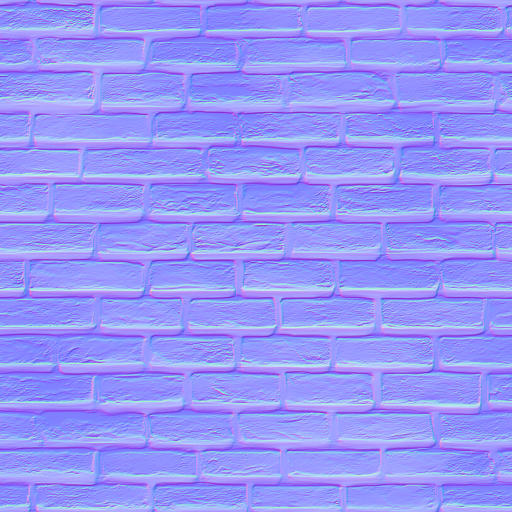
#> input picture scripts/texture_packer/brick_normal_h.png, 1024 x 1024 px, given in place of Building-02_albedo.png, which was not available (shown at 1/2 size)
$ python pack_tower.py
#> lines starting #> are read from the running program, lines starting #| are printed output that depends on the picture; pictures that were not available may be replaced by others from this repository, and a replacement may not be noted
### scripts/texture_packer/pack_texture.py
#!/usr/bin/env python3
"""
Texture Channel Packer — merges separate grayscale maps into one RGBA texture.

Each source map is written into a single channel of the output image. Classic
use case is an ORM/mask atlas: e.g. Occlusion in R, Roughness in G, Metallic in
B, and something extra (height, emissive mask, ...) in A.

Notes / gotchas:
  * These are DATA maps, not color — keep them linear. Make sure the engine
    samples the packed atlas as UNORM, not SRGB.
  * Channels are treated as raw values (no gamma). Sources are converted to 8-bit
    grayscale ("L") and resized to the target size with LANCZOS.
  * Missing channels fall back to a constant (see the defaults below); pass
    --invert-<ch> to flip a channel (e.g. roughness -> glossiness).

Usage (edit the paths in main() and run, just like the example):
  python pack_texture.py

Install:
  pip install pillow numpy
"""

import numpy as np
from PIL import Image


# Per-channel default fill when a source path is None (0-255).
DEFAULTS = {"r": 255, "g": 255, "b": 0, "a": 255}


def load_channel(path, size, default, invert=False):
    """Load one source map as an 8-bit grayscale plane of the given size."""
    if path is None:
        plane = np.full(size[::-1], default, np.uint8)
    else:
        img = Image.open(path).convert("L").resize(size, Image.LANCZOS)
        plane = np.asarray(img, np.uint8)
    if invert:
        plane = 255 - plane
    return plane


def pack(size, r=None, g=None, b=None, a=None, out="packed.png",
         invert_r=False, invert_g=False, invert_b=False, invert_a=False,
         flip_y=False):
    """Pack up to four SEPARATE grayscale maps into one RGBA image.

    Use this for masks/data atlases (ORM etc.), where each source file is a
    single-channel map. Do NOT feed a color image (like a normal map) into one
    of these slots — it will be flattened to grayscale and its channels lost.
    For "keep an RGB map, add a grayscale into alpha" use pack_rgb_alpha().

    flip_y mirrors the result vertically — for assets whose UVs use the opposite
    V convention. Harmless for scalar maps like these; a tangent-space normal map
    mirrored this way also needs its Y (green) negated.
    """
    planes = [
        load_channel(r, size, DEFAULTS["r"], invert_r),
        load_channel(g, size, DEFAULTS["g"], invert_g),
        load_channel(b, size, DEFAULTS["b"], invert_b),
        load_channel(a, size, DEFAULTS["a"], invert_a),
    ]
    arr = np.stack(planes, axis=-1)
    if flip_y:
        arr = arr[::-1]
    Image.fromarray(arr, "RGBA").save(out)
    print(f"Wrote {out}  ({size[0]}x{size[1]}, RGBA{', Y-flipped' if flip_y else ''})")


def pack_rgb_alpha(rgb_path, a_path=None, out="packed.png",
                   size=None, a_default=255, invert_a=False, flip_y=False):
    """Keep an existing RGB image intact and put a grayscale map into alpha.

    This is what you want for e.g. a normal map (RGB = XYZ) plus a height map
    packed into the alpha channel. The RGB channels are copied verbatim — no
    grayscale flattening.

    size: (w, h) to resize everything to. If None, the RGB image's own size is
          used and the alpha map is resized to match.
    """
    rgb = Image.open(rgb_path).convert("RGB")
    if size is not None:
        rgb = rgb.resize(size, Image.LANCZOS)
    size = rgb.size

    alpha = load_channel(a_path, size, a_default, invert_a)
    arr = np.dstack([np.asarray(rgb, np.uint8), alpha])
    if flip_y:
        arr = arr[::-1]
    Image.fromarray(arr, "RGBA").save(out)
    print(f"Wrote {out}  ({size[0]}x{size[1]}, RGB copied + alpha{', Y-flipped' if flip_y else ''})")


# [7 lines left out: function main, not called in this run]

    # [9 lines of commented-out code are left out]


# [2 lines that do not run on import are left out]

### scripts/texture_packer/pack_tower.py
#!/usr/bin/env python3
"""Repack the Building-02 source maps into the engine's atlas format.

Engine canon (see TextureData.h): ORM G = LINEAR roughness, normal A = HEIGHT
(bright = higher). Everything is normalized here, so the scene entries import
with conv = AsIs.

Sizes match the atlases they go into (Game.cpp): albedo/normal/orm 2048,
emissive 1024 — a bigger source is only downscaled by the loader anyway.

All maps are written Y-FLIPPED (см. pack_telecom.py): меши собраны в обратной
V-конвенции, а движок сэмплит UV как есть.

The source set has no height map, so the normal's alpha is filled with 255
(height = max => POM depth 1-A = 0 => flat). Repack when a height map shows up.
"""

import numpy as np
from PIL import Image

from pack_texture import pack, pack_rgb_alpha

SRC = "Building-02_{}.png"
OUT = "../../src/game/textures/assets/tower/tower_{}.png"
SIZE = 2048
EMISSIVE_SIZE = 1024


def resize_rgb(src, size, out):
    img = Image.open(src).convert("RGB").resize((size, size), Image.LANCZOS)
    img = img.transpose(Image.FLIP_TOP_BOTTOM)
    img.save(out)
    print(f"Wrote {out}  ({size}x{size}, RGB)")


def main():
    resize_rgb(SRC.format("albedo"), SIZE, OUT.format("albedo"))
#> in resize_rgb, `img = Image.open(src).convert("RGB").resize((size, size), Image.LANCZOS)`:
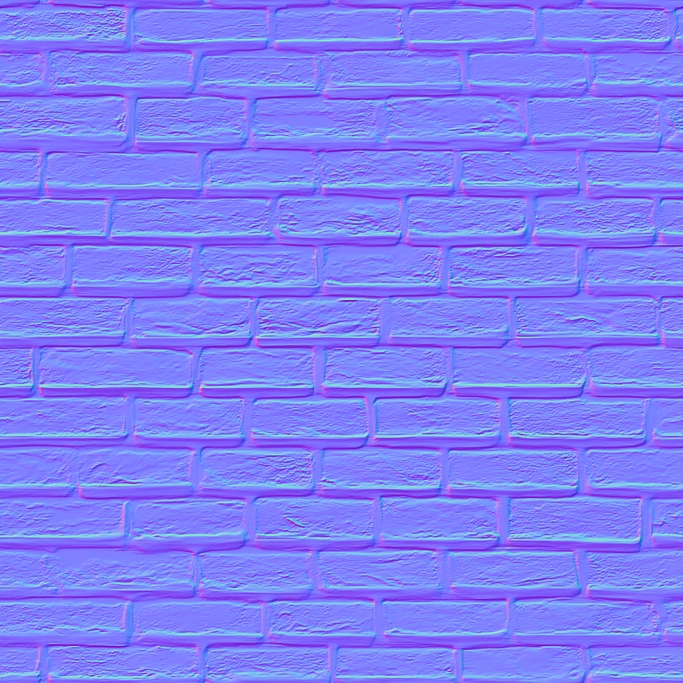
#> img: PIL image 2048x2048 RGB (shown at 1/3 size); mean R, G, B 127.5, 127.2, 248.5
#> in resize_rgb, `img = img.transpose(Image.FLIP_TOP_BOTTOM)`:
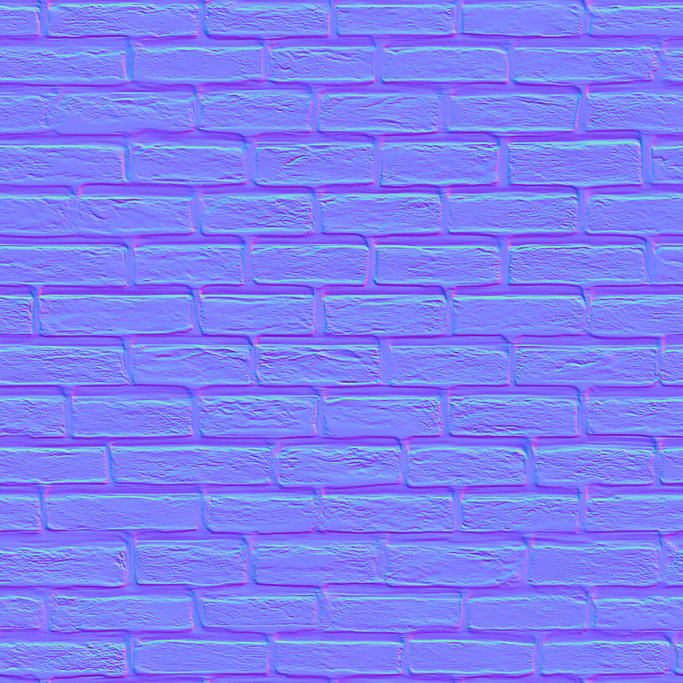
#> img: PIL image 2048x2048 RGB (shown at 1/3 size); mean R, G, B 127.5, 127.2, 248.5

    pack_rgb_alpha(
        rgb_path=SRC.format("normal"),
        a_path=None,              # нет карты высот в исходниках — плоская
        size=(SIZE, SIZE),
        out=OUT.format("normal_h"),
        flip_y=True,
    )
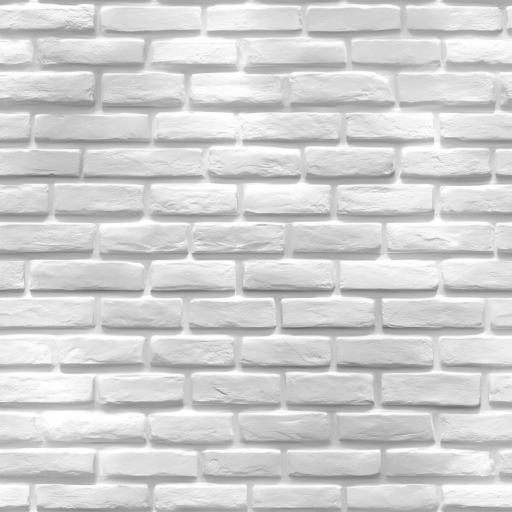
#> input picture scripts/texture_packer/white_cracked_brick_wall_pbr_texture_with_subtle_surface_damage__Height.png, 1024 x 1024 px, given in place of Building-02_normal.png, which was not available (shown at 1/2 size)
#> in pack_rgb_alpha, `arr = arr[::-1]`:
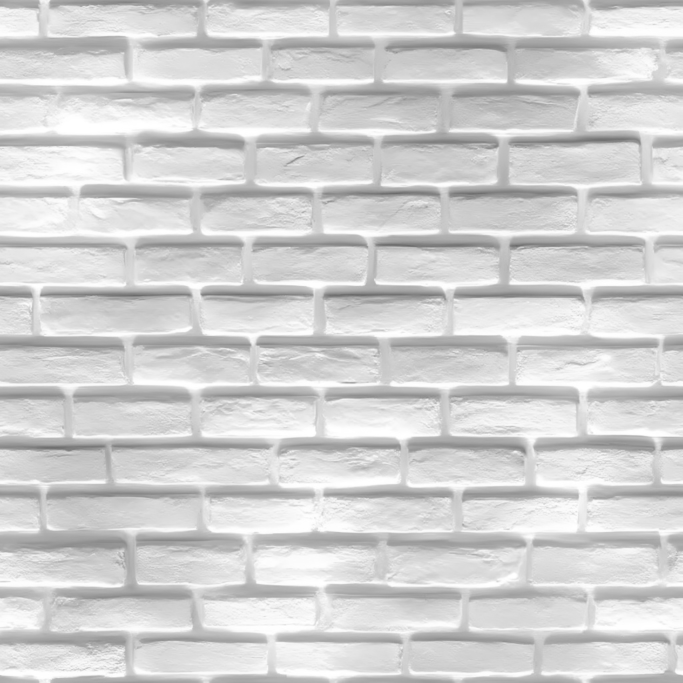
#> arr: shape (2048, 2048, 4) (shown at 1/3 size); mean R, G, B, A 209.4, 209.4, 209.4, 255
#| Wrote ../../src/game/textures/assets/tower/tower_normal_h.png  (2048x2048, RGB copied + alpha, Y-flipped)

    pack(
        (SIZE, SIZE),
        r=SRC.format("ao"),
        g=SRC.format("gloss"), invert_g=True,   # gloss -> linear roughness
        b=SRC.format("metalness"),
        a=None,
        out=OUT.format("orm"),
        flip_y=True,
    )

    resize_rgb(SRC.format("emission"), EMISSIVE_SIZE, OUT.format("emissive"))


if __name__ == "__main__":
#> (the run stopped early here; a loop or call above may not have finished)
